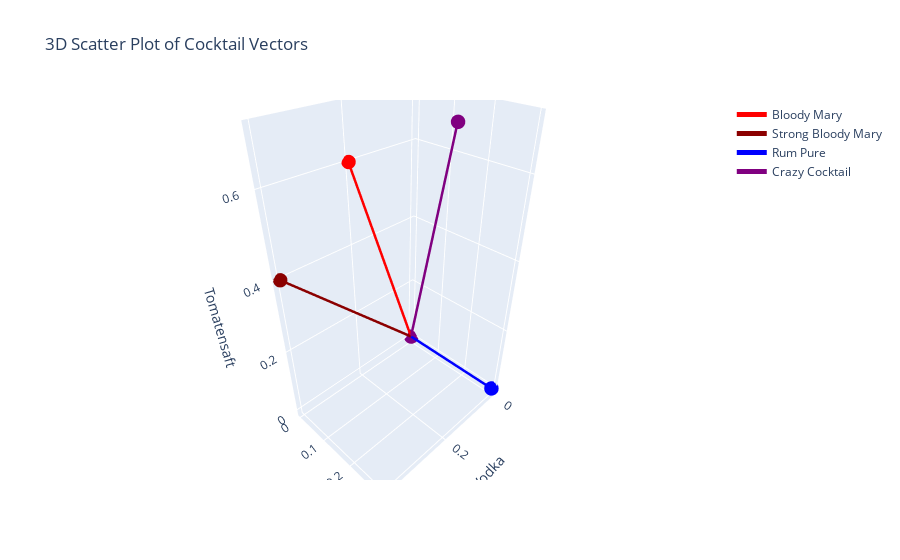

Notebook source saved alongside this figure:
### Code cell
bloody_mary = np.array([0.2, 0, 0.6])
strong_bloody_mary = np.array([0.4, 0, 0.4])
rum_pure = np.array([0, 0.3, 0])
crazy_cocktail = np.array([0.1, 0.2, 0.7])

all_cocktails = np.stack([
    bloody_mary,
    strong_bloody_mary,
    rum_pure,
    crazy_cocktail
])

cocktail_names = [
    "Bloody Mary",
    "Strong Bloody Mary",
    "Rum Pure",
    "Crazy Cocktail"
]

cocktail_colors = [
    "red",
    "darkred",
    "blue",
    "purple"
]

# Create a 3D scatter plot with plotly showing the rows of all_cocktails as vectors 

fig = go.Figure()

# Add each cocktail as a vector
for i, cocktail in enumerate(all_cocktails):
    fig.add_trace(go.Scatter3d(
        x=[0, cocktail[0]],  # Start at origin (0, 0, 0)
        y=[0, cocktail[1]],
        z=[0, cocktail[2]],
        mode='lines+markers',
        name=cocktail_names[i],
        line=dict(color=cocktail_colors[i], width=5),
        marker=dict(size=5)
    ))

# Set plot layout
fig.update_layout(
    title="3D Scatter Plot of Cocktail Vectors",
    scene=dict(
        xaxis_title="Vodka",
        yaxis_title="Rum",
        zaxis_title="Tomatensaft"
    )
)

# Show the plot
fig.show()

### Figure 1 — Plotly figure (JSON) as saved in the notebook; plotly's stock layout.template omitted (floating-point values rounded to 4 significant figures)
{"data": [{"line": {"color": "red", "width": 5}, "marker": {"size": 5}, "mode": "lines+markers", "name": "Bloody Mary", "type": "scatter3d", "x": [0, 0.2], "y": [0, 0], "z": [0, 0.6]}, {"line": {"color": "darkred", "width": 5}, "marker": {"size": 5}, "mode": "lines+markers", "name": "Strong Bloody Mary", "type": "scatter3d", "x": [0, 0.4], "y": [0, 0], "z": [0, 0.4]}, {"line": {"color": "blue", "width": 5}, "marker": {"size": 5}, "mode": "lines+markers", "name": "Rum Pure", "type": "scatter3d", "x": [0, 0], "y": [0, 0.3], "z": [0, 0]}, {"line": {"color": "purple", "width": 5}, "marker": {"size": 5}, "mode": "lines+markers", "name": "Crazy Cocktail", "type": "scatter3d", "x": [0, 0.1], "y": [0, 0.2], "z": [0, 0.7]}], "layout": {"scene": {"xaxis": {"title": {"text": "Vodka"}}, "yaxis": {"title": {"text": "Rum"}}, "zaxis": {"title": {"text": "Tomatensaft"}}}, "title": {"text": "3D Scatter Plot of Cocktail Vectors"}}}
